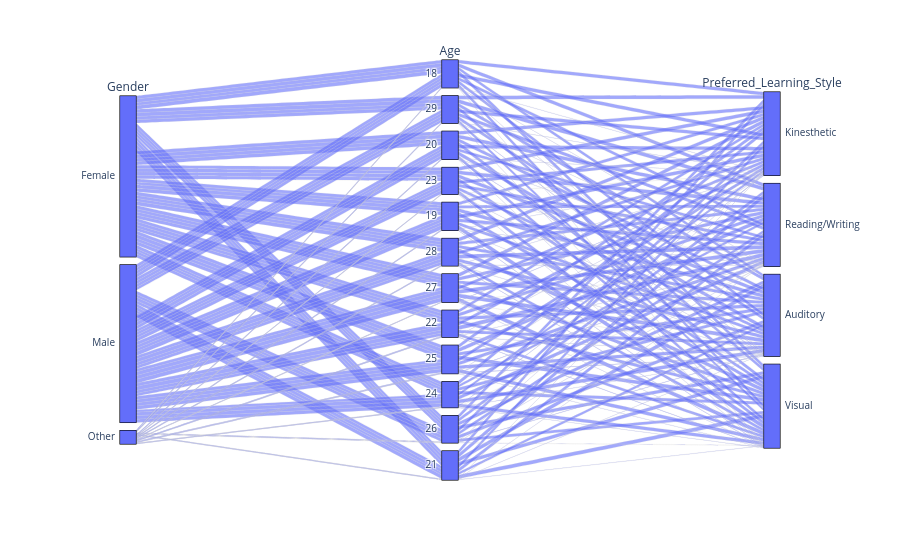

The cell this chart's notebook holds for it:
### Code cell
grafico = px.parallel_categories(df, dimensions=['Gender', 'Age','Preferred_Learning_Style'])
grafico.show()

### Figure 1 — Plotly figure (JSON) as saved in the notebook; plotly's stock layout.template omitted (floating-point values rounded to 4 significant figures; data arrays with more than 128 entries replaced by an {"elided": "..."} marker saying what was removed)
{"data": [{"dimensions": [{"label": "Gender", "values": {"elided": "10000 str values"}}, {"label": "Age", "values": {"elided": "10000 int values"}}, {"label": "Preferred_Learning_Style", "values": {"elided": "10000 str values"}}], "domain": {"x": [0, 1], "y": [0, 1]}, "name": "", "type": "parcats"}], "layout": {"legend": {"tracegroupgap": 0}, "margin": {"t": 60}}}
